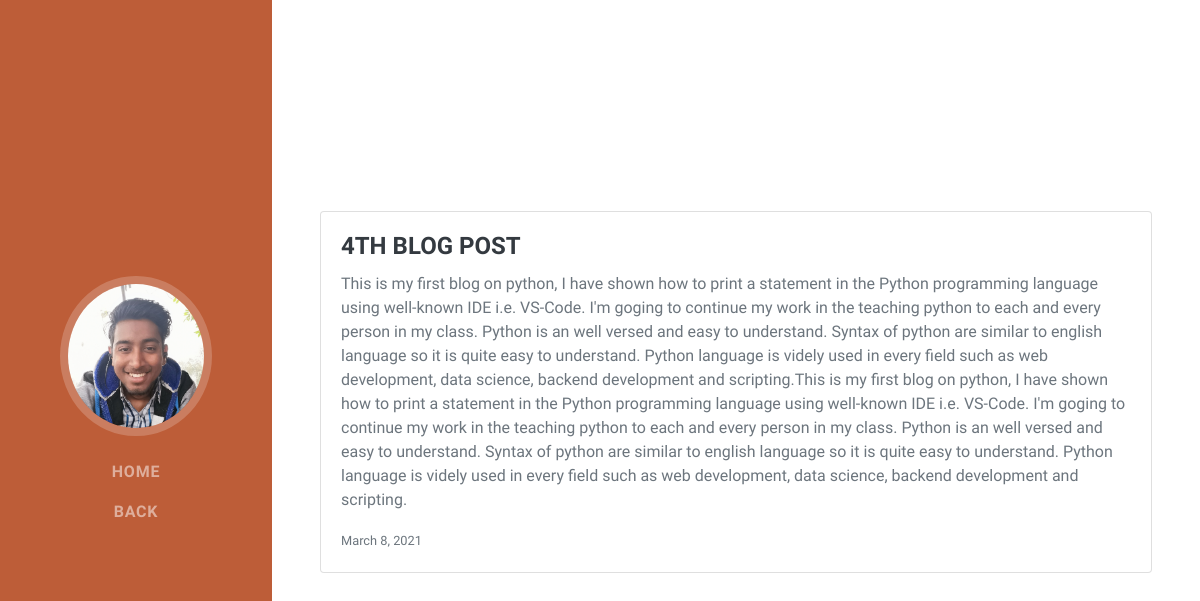
The app's page /blog/4 with its own data.
### blog/models.py (models this page shows, shortened)
class Blog(models.Model):
    title = models.CharField(max_length=50)
    description = models.TextField()
    date = models.DateField()

### blog/views.py (the view)
# urls.py: path('<int:blog_id>', views.blog_detail, name='blog_detail'),
def blog_detail(request, blog_id):
    blog = get_object_or_404(Blog,id=blog_id)
    context = {
        'blog':blog
    }
    return render(request,'blog/blog_detail.html',context)

### blog/templates/blog/blog_detail.html (shortened to what this page needs)
<!DOCTYPE html>
{% load static %}
<html lang="en">
    <head>
        <link href="{% static 'css/styles.css' %}" rel="stylesheet" />
    </head>
    <body id="page-top">
        <nav class="navbar navbar-expand-lg navbar-dark bg-primary fixed-top" id="sideNav">
            <a class="navbar-brand js-scroll-trigger" href="#page-top">
                <span class="d-none d-lg-block"><img class="img-fluid img-profile rounded-circle mx-auto mb-2" src="{% static 'assets/img/profile_pic2.jpg' %}" alt="" /></span>
            </a>
            <div class="collapse navbar-collapse" id="navbarSupportedContent">
                <ul class="navbar-nav">
                    <li class="nav-item"><a class="nav-link js-scroll-trigger" href="{% url 'index' %}">Home</a></li>
                    <li class="nav-item"><a class="nav-link js-scroll-trigger" href="{% url 'blog:all_blogs' %}">Back</a></li>
                </ul>
            </div>
        </nav>
            <section class="resume-section" id="projects">
                <div class="resume-section-content">
                    <div class="card mb-3">
                        <div class="card-body">
                          <h4 class="card-title">{{ blog.title }}</h4>
                          <p class="card-text">{{blog.description}}</p>
                          <p class="card-text"><small class="text-muted">{{blog.date}}</small></p>
                        </div>
                      </div>
                </div>
            </section>
    </body>
</html>

### records on screen
Blog: title "4TH BLOG POST", description "This is my first blog on python, I have shown how to print a statement in the Python programming language using well-known IDE i.e. VS-Code. I'm goging to continue my work in the teaching python to each and every person in my class. Python is an well versed and easy to understand. Syntax of python are similar to english language so it is quite easy to understand. Python language is videly used in every field such as web development, data science, backend development and scripting.This is my first blog on python, I have shown how to print a statement in the Python programming language using well-known IDE i.e. VS-Code. I'm goging to continue my work in the teaching python to each and every…", date "March 8, 2021"
